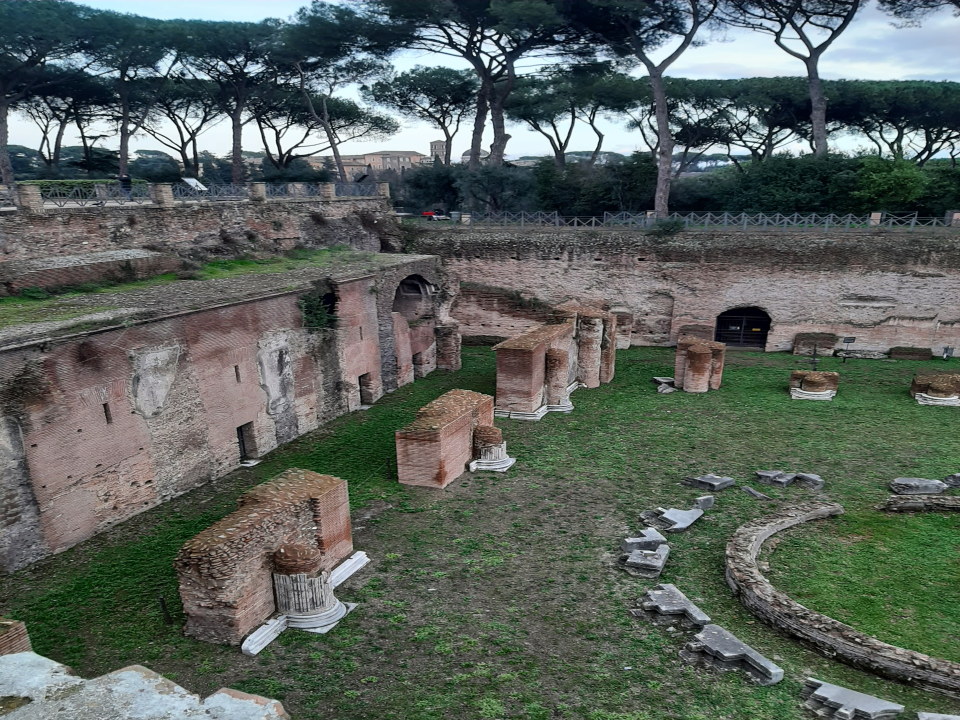
#> input picture imgs/stadium/low_res_1/20220104_160643.jpg, 1920 x 1440 px (shown at 1/2 size)
$ python test_cylindrical.py
#> lines starting #> are read from the running program, lines starting #| are printed output that depends on the picture; after the words box and inside, x2 and y2 are one past the last pixel; in counts of white or black regions, pixels touching at a corner belong together
### utils/algorithms.py
import cv2.cv2 as cv
import numpy as np


# https://ieeexplore.ieee.org/document/5304214
# [357 lines left out: functions energy_based_seam_line, fast_color_blending, multi_band_blending, multi_band_blending_masked, show_blobs, biggest_bb_in_mask and 1 more, not called in this run]


def cylindrical_warp(img, K):
    """This function returns the cylindrical warp for a given image and intrinsics matrix K"""
    h_, w_ = img.shape[:2]

    # pixel coordinates
    y_i, x_i = np.indices((h_, w_))
    X = np.stack([x_i, y_i, np.ones_like(x_i)], axis=-1).reshape(h_ * w_, 3)  # to homog
    X = X @ np.linalg.inv(K).T  # normalized coords  [ (np.linalg.inv(K) @ X.T).T ]

    # calculate cylindrical coords (sin(θ), h, cos(θ)
    A = np.stack([np.sin(X[:, 0]), X[:, 1], np.cos(X[:, 0])], axis=-1).reshape(w_ * h_, 3)
    B = A @ K.T  # project back to image-pixels plane  [ (K @ A.T).T ]
    B = B[:, :-1] / B[:, [-1]]  # back from homog coords
    B = B.reshape(h_, w_, -1)
    B = B.astype(np.float32)

    # make sure warp coords only within image bounds
    C = B.copy()
    C[(C[:, :, 0] < 0) | (C[:, :, 0] >= w_) | (C[:, :, 1] < 0) | (C[:, :, 1] >= h_)] = -1
    # the line above breaks reflection! the following implements it just for the color part
    B = abs(B)
    B[B[:, :, 0] >= w_] = w_ - (B[B[:, :, 0] >= w_] - w_)
    B[B[:, :, 1] >= h_] = h_ - (B[B[:, :, 1] >= h_] - h_)

    # warp the image according to cylindrical coords
    img_rgba = cv.cvtColor(img, cv.COLOR_BGR2BGRA)  # for transparent borders...
    img_rgba_warped = cv.remap(
        img_rgba,
        map1=B[:, :, 0],  # map_x
        map2=B[:, :, 1],  # map_y
        interpolation=cv.INTER_AREA,
        borderMode=cv.BORDER_REFLECT  # this is useless, everything has been mapped
    )
    # https://answers.opencv.org/question/89028/blending-artifacts-in-opencv-image-stitching/
    img_rgba_warped[:, :, 3] = cv.remap(
        img_rgba[:, :, 3],
        map1=C[:, :, 0],
        map2=C[:, :, 1],
        interpolation=cv.INTER_AREA,
        borderMode=cv.BORDER_CONSTANT,
        borderValue=0
    )
    return img_rgba_warped

    # img_warped = img_rgba_warped[:, :, 0:3]
    # mask_warped = img_rgba_warped[:, :, 3] == 0


# [48 lines left out: functions histeq_color, gain_intensity, gain_rbg, overlap_mask, not called in this run]


class GainCompensator(object):

    # [5 lines left out: function __init__, not called in this run]

    def apply(self, index, corner, image, mask):
        return image * self._gains[index]

    # noinspection PyUnboundLocalVariable
    # [157 lines left out: functions feed, single_feed, prepare_similarity_mask, build_similarity_mask, not called in this run]

### misc/test_cylindrical.py
import cv2.cv2 as cv
import numpy as np

from utils.algorithms import cylindrical_warp


def test_1():
    img = cv.imread('imgs/test_fruit/r.jpg')
    K = np.eye(3)
    K[0, 0] = 480
    K[1, 1] = 480
    K[0, 2] = 256
    K[1, 2] = 256
    return img, K


def test_2():
    img = cv.imread('../imgs/colosseum/low_res/20220104_113134.jpg')
    K = np.eye(3)
    K[0, 0] = 3215
    K[1, 1] = 3256
    K[0, 2] = 2175 // 2  # for low resolution, which is half the original
    K[1, 2] = 1725 // 2
    K[0, 1] = 10
    return img, K


def test_3():
    img = cv.imread('../imgs/stadium/low_res_1/20220104_160643.jpg')
#> img is the input picture: shape (1440, 1920, 3); mean B, G, R 92.5, 98, 89.6
    K = np.eye(3)
    K[0, 0] = 3215
    K[1, 1] = 3256
    K[0, 2] = 2175 // 2  # for low resolution, which is half the original
    K[1, 2] = 1725 // 2
    K[0, 1] = 10
    return img, K


if __name__ == '__main__':
    img, K = test_3()
#> K = [[3215, 10, 1087], [0, 3256, 862], [0, 0, 1]]
    img_warp = cylindrical_warp(img, K)
#> in cylindrical_warp, `B = B[:, :-1] / B[:, [-1]]`: B = 2764800 pairs, first value -43.52 to 1938.2, second value -51.47 to 1473.7
#> in cylindrical_warp, `img_rgba_warped = cv.remap( img_rgba, map1=B[:, :, 0],`:
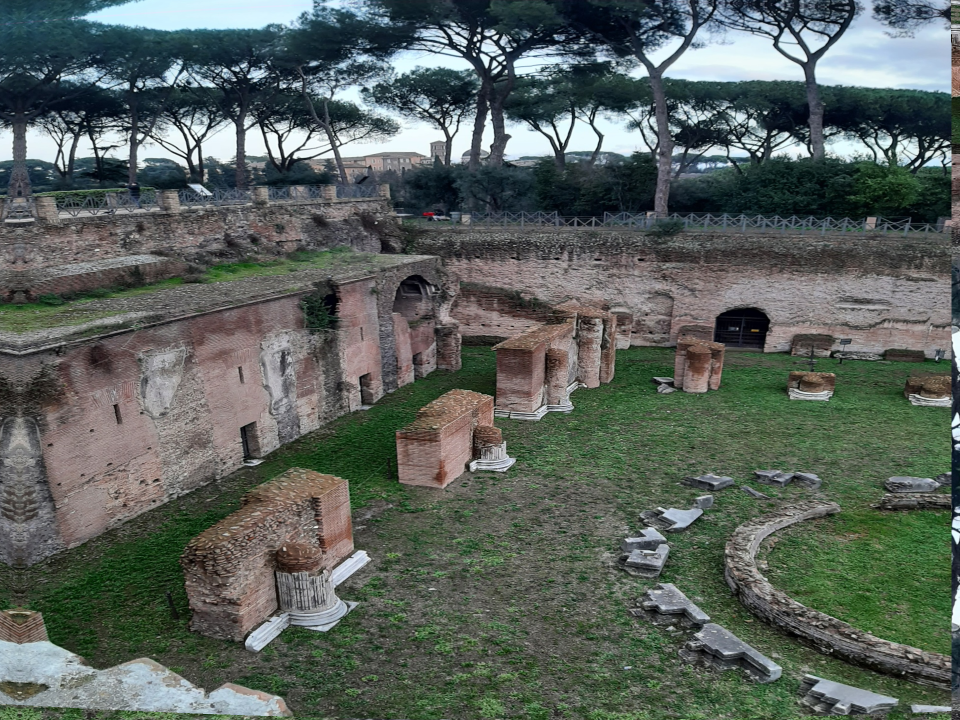
#> img_rgba_warped: shape (1440, 1920, 4) (shown at 1/2 size); mean B, G, R, A 92.8, 98.2, 89.6, 255
#> in cylindrical_warp, `img_rgba_warped[:, :, 3] = cv.remap( img_rgba[:, :, 3], map1=C[:, :, 0..`:
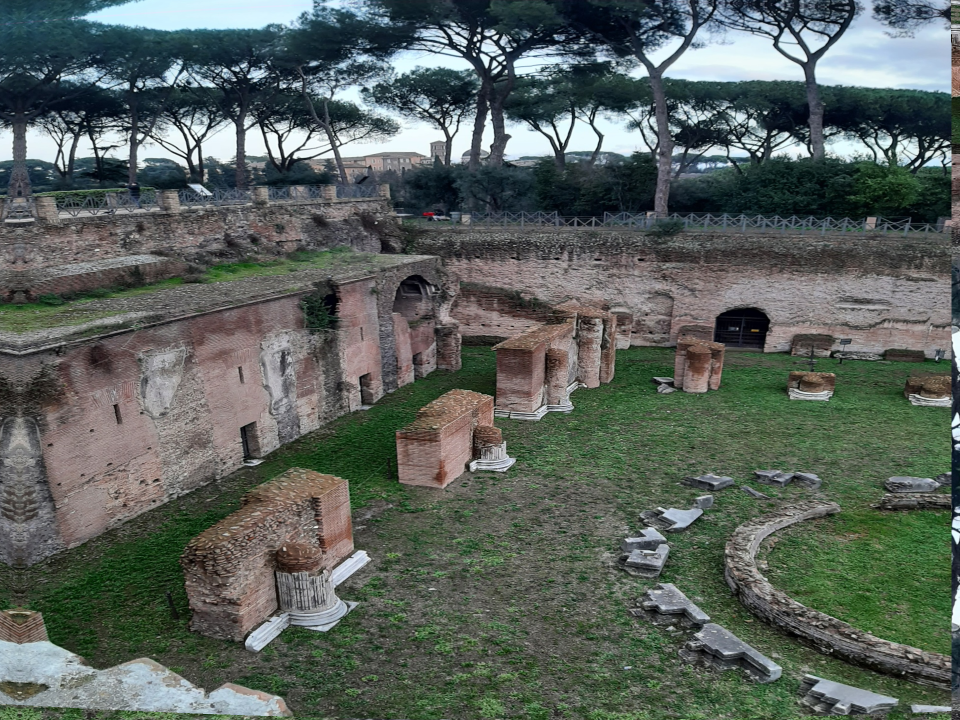
#> img_rgba_warped: shape (1440, 1920, 4) (shown at 1/2 size); 4.45% of pixels changed, all inside (x1, y1, x2, y2) = (0, 0, 1920, 1440)
    cv.imwrite('imgs/warp.png', img_warp)

$ run again, with misc/imgs/test_fruit/l.jpg copied over imgs/stadium/low_res_1/20220104_160643.jpg
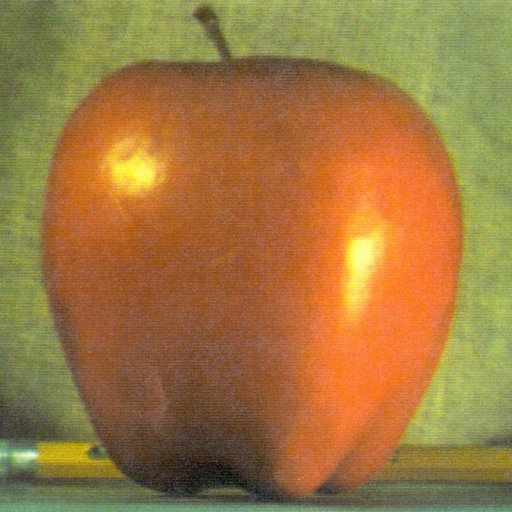
#> input picture misc/imgs/test_fruit/l.jpg, 512 x 512 px
#> in test_3, img is the input picture: shape (512, 512, 3); mean B, G, R 64.8, 119.7, 159.1
#> K = [[3215, 10, 1087], [0, 3256, 862], [0, 0, 1]]
#> B = 262144 pairs, first value -43.34 to 504.8, second value -51.47 to 505.3
#> in cylindrical_warp, `img_rgba_warped = cv.remap( img_rgba, map1=B[:, :, 0],`:
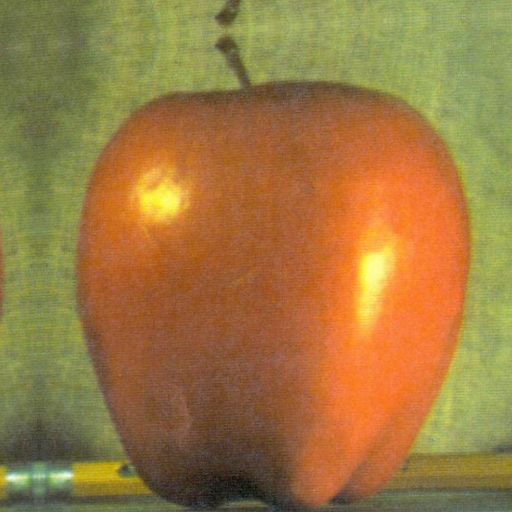
#> img_rgba_warped: shape (512, 512, 4); mean B, G, R, A 65.7, 121.4, 156.9, 255
#> in cylindrical_warp, `img_rgba_warped[:, :, 3] = cv.remap( img_rgba[:, :, 3], map1=C[:, :, 0..`:
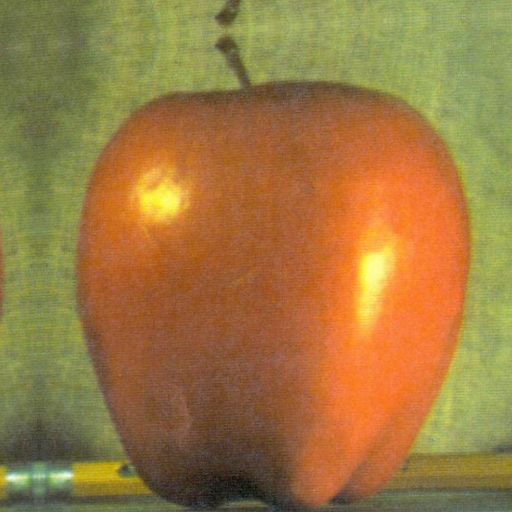
#> img_rgba_warped: shape (512, 512, 4); 12.75% of pixels changed, all inside (x1, y1, x2, y2) = (0, 0, 512, 512)
